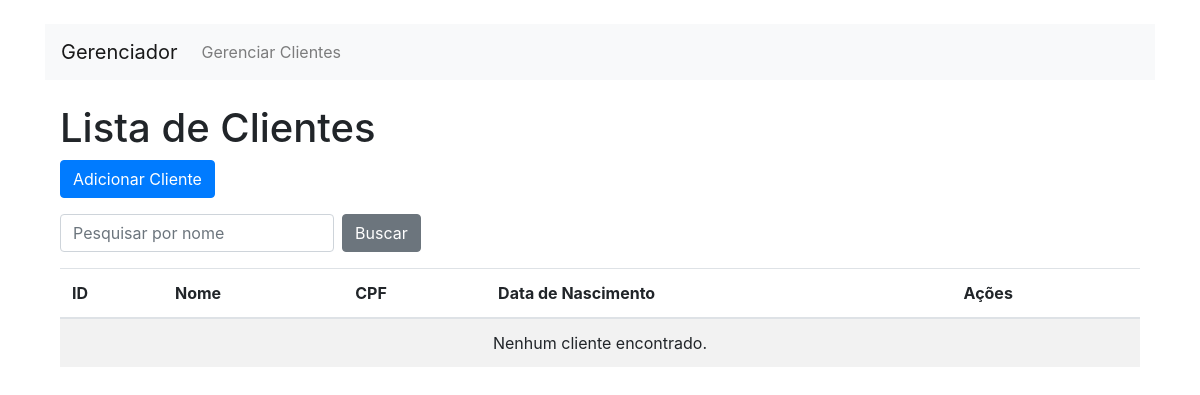
Before: /index.php?entity=cliente with the older database file.
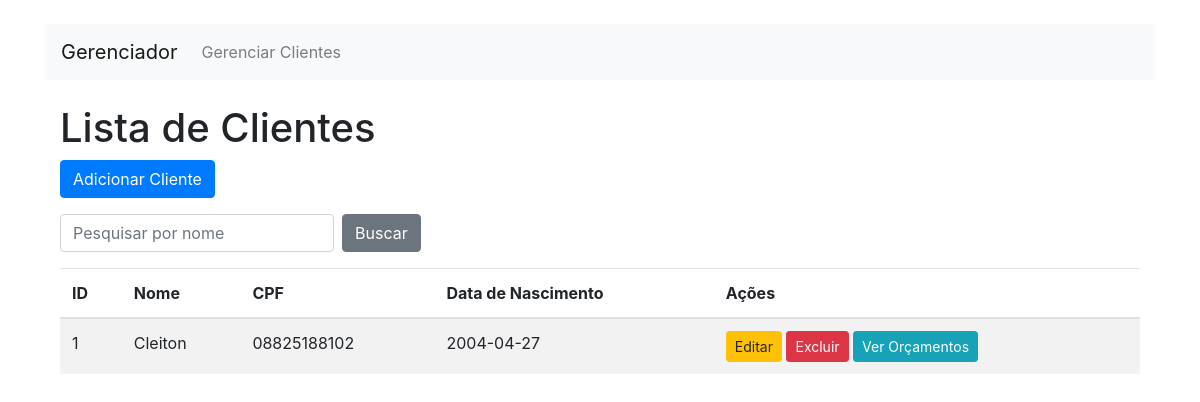
After: the same page with the newer database file.
### tables this page shows
CREATE TABLE clientes (
    id INTEGER PRIMARY KEY AUTOINCREMENT,
    Nome TEXT NOT NULL,
    CPF TEXT NOT NULL,
    DataNascimento DATE
);

### Config/database.php (called while the page is built, shortened)
<?php
class Database {
    private $connection;
    public function __construct() {
        $this->connection = new PDO('sqlite:./database.sqlite');
        $this->connection->setAttribute(PDO::ATTR_ERRMODE, PDO::ERRMODE_EXCEPTION);
    }
    public function getConnection() {
        return $this->connection;
    }
}
?>

### Controllers/clienteController.php (called while the page is built, shortened)
<?php
require_once 'models/Cliente.php';
class ClienteController {
    public function read() {
        $cliente = new Cliente();
        return $cliente->readAll();
    }
}
?>

### Models/cliente.php (called while the page is built, shortened)
<?php
require_once 'config/database.php';
class Cliente {
    private $db;
    private $table = "clientes";
    public function __construct() {
        $this->db = (new Database())->getConnection();
    }
    public function readAll() {
        $query = "SELECT * FROM " . $this->table;
        $stmt = $this->db->prepare($query);
        $stmt->execute();
        return $stmt->fetchAll(PDO::FETCH_ASSOC);
    }
}
?>

### Views/cliente/index.php (the view, shortened to what this page needs)
<!DOCTYPE html>
<html lang="pt-BR">
<head>
    <link rel="stylesheet" href="https://maxcdn.bootstrapcdn.com/bootstrap/4.5.2/css/bootstrap.min.css">
</head>
<body>
    <div class="container mt-4">
        <h1>Lista de Clientes</h1>
        <div class="mb-3">
            <a href="index.php?entity=cliente&action=create" class="btn btn-primary">Adicionar Cliente</a>
        </div>
        <form method="get" action="index.php" class="form-inline mb-3">
            <input type="text" name="search" class="form-control mr-2" placeholder="Pesquisar por nome">
            <input type="submit" class="btn btn-secondary" value="Buscar">
        </form>
        <table class="table table-striped">
            <thead>
                <tr>
                    <th>ID</th>
                    <th>Nome</th>
                    <th>CPF</th>
                    <th>Data de Nascimento</th>
                    <th>Ações</th>
                </tr>
            </thead>
            <tbody>
                <?php if (!empty($clientes)) { ?>
                    <?php foreach ($clientes as $cliente) { ?>
                        <tr>
                            <td><?php echo htmlspecialchars($cliente['id']); ?></td>
                            <td><?php echo htmlspecialchars($cliente['Nome']); ?></td>
                            <td><?php echo htmlspecialchars($cliente['CPF']); ?></td>
                            <td><?php echo htmlspecialchars($cliente['DataNascimento']); ?></td>
                            <td>
                                <a href="index.php?entity=cliente&action=edit&id=<?php echo urlencode($cliente['id']); ?>" class="btn btn-warning btn-sm">Editar</a>
                                <a href="index.php?entity=cliente&action=delete&id=<?php echo urlencode($cliente['id']); ?>" class="btn btn-danger btn-sm" onclick="return confirm('Tem certeza que deseja excluir?')">Excluir</a>
                                <a href="index.php?entity=orcamento&cliente_id=<?php echo urlencode($cliente['id']); ?>" class="btn btn-info btn-sm">Ver Orçamentos</a>
                            </td>
                        </tr>
                    <?php } ?>
                <?php } else { ?>
                    <tr>
                        <td colspan="5" class="text-center">Nenhum cliente encontrado.</td>
                    </tr>
                <?php } ?>
            </tbody>
        </table>
    </div>
</body>
</html>

### index.php (shortened to what this page needs)
<?php
require_once 'Controllers/clienteController.php';
$clienteController = new ClienteController();
$action = isset($_GET['action']) ? $_GET['action'] : '';
$entity = isset($_GET['entity']) ? $_GET['entity'] : '';
?>
<!DOCTYPE html>
<html lang="pt-BR">
<head>
    <link rel="stylesheet" href="https://maxcdn.bootstrapcdn.com/bootstrap/4.5.2/css/bootstrap.min.css">
</head>
<body>
    <div class="container mt-4">
        <header>
            <nav class="navbar navbar-expand-lg navbar-light bg-light">
                <a class="navbar-brand" href="index.php">Gerenciador</a>
                <div class="collapse navbar-collapse" id="navbarNav">
                    <ul class="navbar-nav">
                        <li class="nav-item">
                            <a class="nav-link" href="index.php?entity=cliente">Gerenciar Clientes</a>
                        </li>
                    </ul>
                </div>
            </nav>
        </header>
        <main>
            <?php
            switch ($entity) {
                case 'cliente':
                    switch ($action) {
                        default:
                            $clientes = $clienteController->read();
                            include 'views/cliente/index.php';
                            break;
                    }
                    break;
            }
            ?>
        </main>
    </div>
</body>
</html>

Changed rows visible on the page:
added clientes: id "1", Nome "Cleiton", CPF "08825188102", DataNascimento "2004-04-27"
Other visible differences:
text no longer shown: "Nenhum cliente encontrado."
